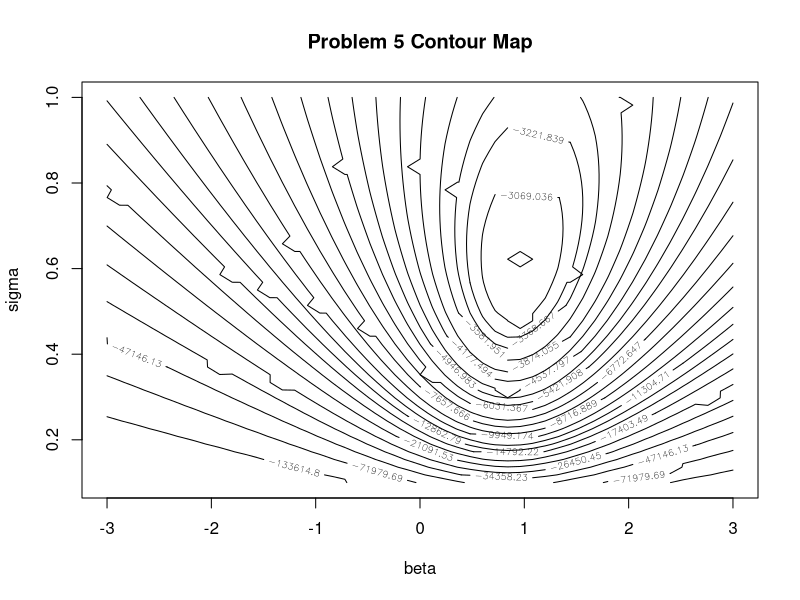

Source code (R):

#The likelihood function for a two column data set where data is censored below C
#In: C, sigma, beta, xVec, yVec
#Out: likelihood
tobitLike = function(beta, sigma, cutoff, xVec, yVec) {
    minLike = -10^8; #minimum likelihood to prevent -inf results
    singleLike = function(x, y) 
        log(if (y > cutoff) dnorm(y-beta*x, 0, sigma) else pnorm(cutoff-beta*x, 0, sigma));
        #print(mapply(singleLike, xVec, yVec));
    return(max(sum(mapply(singleLike, xVec, yVec)),minLike));
}

########################Problem 5 Script entry point############################
numVals = 4000; #Define the parameters
edgeSize = 50;
sigmaMin = 0.1;
sigmaMax = 1;
betaMin = -3;
betaMax = 3;

# the true population paramaters
betaPop = 1; 
sigmaPop = 0.6;

xSeq = seq(betaMin, betaMax, (betaMax - betaMin) / edgeSize); #establish the parameter grid
ySeq = seq(sigmaMin, sigmaMax, (sigmaMax - sigmaMin) / edgeSize);
sigBetaGrid = data.matrix(expand.grid(xSeq, ySeq)); #establish the parameter grid

xVector = runif(numVals, -1, 1);
yVector = mapply(function(x,e) max(betaPop*x + sigmaPop*e,0),xVector,rnorm(numVals));

likelihoods = mapply(function(b, s) tobitLike(b, s, 0, xVector, yVector), #pass the appropriate parameters to tobitlike
    sigBetaGrid[, 1], sigBetaGrid[, 2]);
likeLevels = quantile(likelihoods, seq(0, 1, .04));
#print(likelihoods);
contour(xSeq, ySeq, matrix(likelihoods, length(xSeq), length(ySeq)), levels = likeLevels,
main = "Problem 5 Contour Map", xlab="beta", ylab="sigma");





